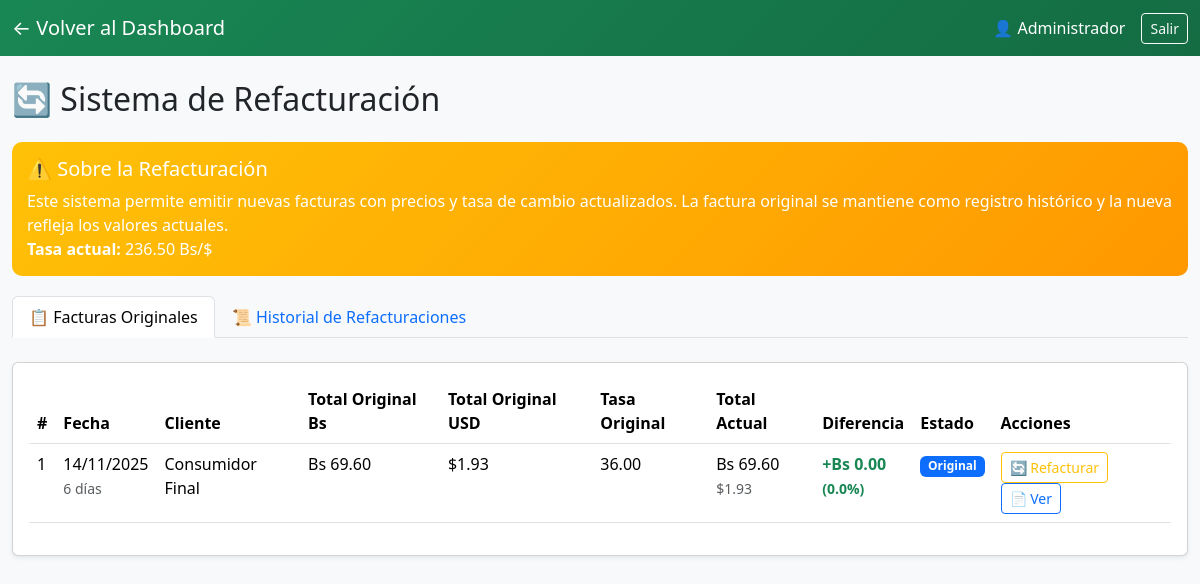
Page /refacturacion.php (signed in) on the committed database.
### tables this page shows
CREATE TABLE `configuracion` (
  `id` int(11) NOT NULL AUTO_INCREMENT,
  `nombre_negocio` varchar(255) DEFAULT 'Nine Market',
  `tasa_cambio` decimal(10,2) DEFAULT 36.00,
  `iva` decimal(5,2) DEFAULT 16.00,
  `dias_vencimiento_credito` int(11) DEFAULT 7,
  `created_at` timestamp NOT NULL DEFAULT current_timestamp(),
  `updated_at` timestamp NOT NULL DEFAULT current_timestamp() ON UPDATE current_timestamp(),
  PRIMARY KEY (`id`)
);

CREATE TABLE `ventas` (
  `id` int(11) NOT NULL AUTO_INCREMENT,
  `factura_original_id` int(11) DEFAULT NULL,
  `tipo_factura` enum('original','refacturacion','nota_ajuste') DEFAULT 'original',
  `motivo_refacturacion` text DEFAULT NULL,
  `user_id` int(11) NOT NULL,
  `cliente_id` int(11) NOT NULL,
  `total_bs` decimal(12,2) NOT NULL,
  `total_usd` decimal(12,2) NOT NULL,
  `metodo_pago` enum('efectivo','credito','mixto') NOT NULL,
  `tasa_cambio` decimal(10,2) NOT NULL,
  `created_at` timestamp NOT NULL DEFAULT current_timestamp(),
  `updated_at` timestamp NOT NULL DEFAULT current_timestamp() ON UPDATE current_timestamp(),
  PRIMARY KEY (`id`),
  KEY `user_id` (`user_id`),
  KEY `cliente_id` (`cliente_id`),
  KEY `factura_original_id` (`factura_original_id`),
  CONSTRAINT `ventas_ibfk_1` FOREIGN KEY (`user_id`) REFERENCES `users` (`id`),
  CONSTRAINT `ventas_ibfk_2` FOREIGN KEY (`cliente_id`) REFERENCES `clientes` (`id`),
  CONSTRAINT `ventas_ibfk_3` FOREIGN KEY (`factura_original_id`) REFERENCES `ventas` (`id`) ON DELETE SET NULL
);

CREATE TABLE `clientes` (
  `id` int(11) NOT NULL AUTO_INCREMENT,
  `nombre` varchar(255) NOT NULL,
  `telefono` varchar(50) DEFAULT NULL,
  `direccion` text DEFAULT NULL,
  `clasificacion` enum('A','B','C') DEFAULT 'C',
  `limite_credito` decimal(12,2) DEFAULT 0.00,
  `created_at` timestamp NOT NULL DEFAULT current_timestamp(),
  `updated_at` timestamp NOT NULL DEFAULT current_timestamp() ON UPDATE current_timestamp(),
  PRIMARY KEY (`id`)
);

### config.php (called while the page is built, shortened)
<?php
function getConfiguracion($pdo) {
    $stmt = $pdo->query("SELECT * FROM configuracion LIMIT 1");
    return $stmt->fetch();
}
function formatMoney($amount, $currency = 'Bs') {
    return $currency . ' ' . number_format($amount, 2, '.', ',');
}
?>

### refacturacion.php (the view, shortened to what this page needs)
<?php
require_once 'config.php';
$config = getConfiguracion($pdo);
$ventas_refacturables = $pdo->query("
    SELECT
        v.*,
        c.nombre as cliente_nombre,
        u.name as usuario_nombre,
        DATEDIFF(NOW(), v.created_at) as dias_antiguedad,
        (SELECT COUNT(*) FROM ventas WHERE factura_original_id = v.id) as refacturaciones_count
    FROM ventas v
    JOIN clientes c ON v.cliente_id = c.id
    JOIN users u ON v.user_id = u.id
    WHERE v.tipo_factura = 'original'
    ORDER BY v.created_at DESC
    LIMIT 50
")->fetchAll();
?>
<!DOCTYPE html>
<html lang="es">
<head>
    <link href="https://cdn.jsdelivr.net/npm/bootstrap@5.3.2/dist/css/bootstrap.min.css" rel="stylesheet">
</head>
<body>
    <?php include 'header.php'; ?>
    <div class="container-fluid" x-data="refacturacionApp()">
        <h2 class="mb-4">🔄 Sistema de Refacturación</h2>
        <div class="alerta-diferencia">
            <h5 class="mb-2">⚠️ Sobre la Refacturación</h5>
            <p class="mb-0">
                Este sistema permite emitir nuevas facturas con precios y tasa de cambio actualizados.
                La factura original se mantiene como registro histórico y la nueva refleja los valores actuales.
                <br><strong>Tasa actual:</strong> <?= number_format($config['tasa_cambio'], 2) ?> Bs/$
            </p>
        </div>
        <ul class="nav nav-tabs mb-4" role="tablist">
            <li class="nav-item">
                <button class="nav-link active" data-bs-toggle="tab" data-bs-target="#facturas" type="button">
                    📋 Facturas Originales
                </button>
            </li>
            <li class="nav-item">
                <button class="nav-link" data-bs-toggle="tab" data-bs-target="#historial" type="button">
                    📜 Historial de Refacturaciones
                </button>
            </li>
        </ul>
        <div class="tab-content">
            <div class="tab-pane fade show active" id="facturas">
                <div class="card shadow-sm">
                    <div class="card-body">
                        <div class="table-responsive">
                            <table class="table table-hover">
                                <thead>
                                    <tr>
                                        <th>#</th>
                                        <th>Fecha</th>
                                        <th>Cliente</th>
                                        <th>Total Original Bs</th>
                                        <th>Total Original USD</th>
                                        <th>Tasa Original</th>
                                        <th>Total Actual</th>
                                        <th>Diferencia</th>
                                        <th>Estado</th>
                                        <th>Acciones</th>
                                    </tr>
                                </thead>
                                <tbody>
                                    <?php foreach ($ventas_refacturables as $v):
                                        $stmt = $pdo->prepare("
                                            SELECT SUM(dv.cantidad * p.precio_bs) as total_actual_bs,
                                                   SUM(dv.cantidad * p.precio_usd) as total_actual_usd
                                            FROM detalle_ventas dv
                                            JOIN productos p ON dv.producto_id = p.id
                                            WHERE dv.venta_id = ?
                                        ");
                                        $stmt->execute([$v['id']]);
                                        $totales_actuales = $stmt->fetch();
                                        $diferencia_bs = $totales_actuales['total_actual_bs'] - $v['total_bs'];
                                        $diferencia_pct = $v['total_bs'] > 0 ? ($diferencia_bs / $v['total_bs']) * 100 : 0;
                                    ?>
                                    <tr>
                                        <td><?= $v['id'] ?></td>
                                        <td>
                                            <?= date('d/m/Y', strtotime($v['created_at'])) ?>
                                            <br><small class="text-muted"><?= $v['dias_antiguedad'] ?> días</small>
                                        </td>
                                        <td><?= htmlspecialchars($v['cliente_nombre']) ?></td>
                                        <td><?= formatMoney($v['total_bs']) ?></td>
                                        <td>$<?= number_format($v['total_usd'], 2) ?></td>
                                        <td><?= number_format($v['tasa_cambio'], 2) ?></td>
                                        <td>
                                            <?= formatMoney($totales_actuales['total_actual_bs']) ?>
                                            <br>
                                            <small class="text-muted">$<?= number_format($totales_actuales['total_actual_usd'], 2) ?></small>
                                        </td>
                                        <td>
                                            <span class="<?= $diferencia_bs >= 0 ? 'diferencia-positiva' : 'diferencia-negativa' ?>">
                                                <?= $diferencia_bs >= 0 ? '+' : '' ?><?= formatMoney($diferencia_bs) ?>
                                                <br>
                                                <small>(<?= number_format($diferencia_pct, 1) ?>%)</small>
                                            </span>
                                        </td>
                                        <td>
                                            <?php if ($v['refacturaciones_count'] > 0): ?>
                                                <span class="badge badge-refacturada">
                                                    🔄 Refacturada (<?= $v['refacturaciones_count'] ?>)
                                                </span>
                                            <?php else: ?>
                                                <span class="badge bg-primary">Original</span>
                                            <?php endif; ?>
                                        </td>
                                        <td>
                                            <button class="btn btn-sm btn-outline-warning"
                                                    @click='abrirModalRefacturar(<?= json_encode($v) ?>, <?= $diferencia_bs ?>, <?= $totales_actuales['total_actual_bs'] ?>, <?= $totales_actuales['total_actual_usd'] ?>)'>
                                                🔄 Refacturar
                                            </button>
                                            <a href="factura_pdf.php?id=<?= $v['id'] ?>"
                                               class="btn btn-sm btn-outline-primary"
                                               target="_blank">
                                                📄 Ver
                                            </a>
                                        </td>
                                    </tr>
                                    <?php endforeach; ?>
                                </tbody>
                            </table>
                        </div>
                    </div>
                </div>
            </div>
        </div>
    </div>
</body>
</html>

### refacturacion.php (style rules this page uses)
body { background-color: #f8f9fa; }
.diferencia-positiva { color: #198754; font-weight: bold; }
.alerta-diferencia { background: linear-gradient(135deg, #ffc107 0%, #ff9800 100%); color: white; padding: 15px; border-radius: 10px; margin-bottom: 20px; }

### rows in the picture
configuracion: tasa_cambio "236.50"
ventas: id "1", created_at "14/11/2025", dias_antiguedad "6", cliente.nombre "Consumidor Final", total_bs "Bs 69.60", total_usd "1.93", tasa_cambio "36.00", total_actual_bs "Bs 69.60", total_actual_usd "1.93", diferencia_bs "Bs 0.00", diferencia_pct "0.0"

### other values in the picture
$_SESSION['user_name'] "Administrador"
